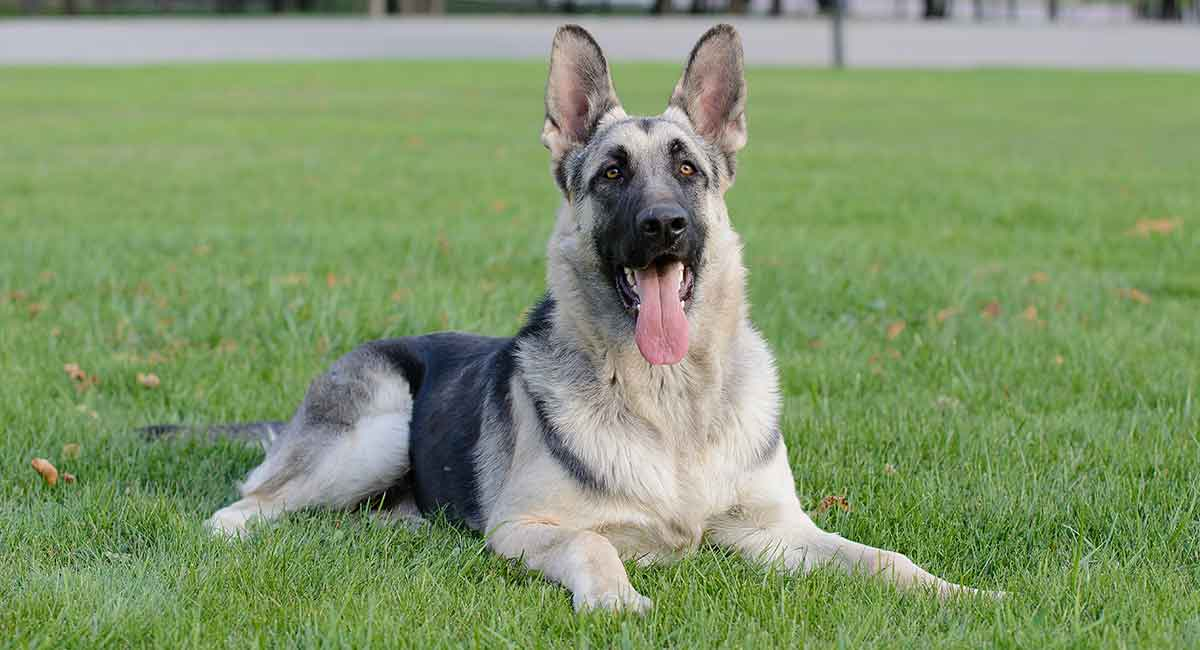
#> input picture images/silver-german-shepherd.jpeg, 1200 x 650 px; its folder holds only this picture in this run
$ python -i line_detection.py   (imports and definitions only)
#> lines starting #> are read from the running program, lines starting #| are printed output that depends on the picture
# Course: EE551 Python for Engineer
# Author: Lun-Wei Chang
# Date: 2021/05/09
# Version: 1.0
# Performs Hessian and RANSAC operations
import cv2 as cv
import numpy as np
import math
import image_processor.algorithms.edge_detection as edge
import matplotlib
# [1 line not run here, left out]
import matplotlib.pyplot as plt
import random
import os
from image_processor import app

# Takes in an image that has been filtered by Gausssian filter and
# applies the sobel filter to calculate the gradient magnitude of
# each pixel; the default threshold used is 10. Saves the filtered
# image into the current program directory.
# Inputs
#	gaussian_img: the image to be applied with Sobel filter.
#   type: indicates whether to calculate derivative x or y
#   threshold: max value of pixel gradient magnitude.
# Outputs:
#   g_magnitude: a matrix consists of gradient magnitude of each pixel.
#   derivative: a matrix of derivative of x or y
# [30 lines left out: function sobel, not called in this run]

# calculates the Hessian determinant of each pixel and threshold
# all the pixels by a pre-selected value. Then displays all the
# non-zero pixels at the end
# Inputs:
#   input_img: image to be processed
#   threshold: value that determines how many points of interest to
#              generate in the final image
def hessian(input_img, threshold = 1200):
    # throws an error if image is not provided
    if not input_img:
        raise ValueError("No image was provided!")
    # reads in the image
    current_img = edge.readImg(input_img)
    # applies Gaussian filter
    sigma = 2
    gaussian_img = edge.gaussian(input_img, sigma)
    # calculates Ixx, Ixy, Iyy matrix
    _, derivative_x = sobel(gaussian_img, 'derivative_x')
    _, derivative_y = sobel(gaussian_img, 'derivative_y')
    _, derivative_xx = sobel(derivative_x, 'derivative_x')
    _, derivative_yy = sobel(derivative_y, 'derivative_y')
    _, derivative_xy = sobel(derivative_x, 'derivative_y')

    # applies Hessian determinant formula
    determinant = np.subtract(np.multiply(derivative_xx, derivative_yy), np.multiply(derivative_xy, derivative_xy))
    # applies the threshold onto the determinant of the Hessian
    determinant[determinant < threshold] = threshold
    determinant[determinant == round(threshold)] = 0

    # applies the non-maximum suppression
    hessianImg = nonMaxSuppression(determinant)
    edge.saveImg(hessianImg, "hessian_img")
    return hessianImg

# Applies non-maximum suppression to the image that has been filtered with
# the Sobel filter. Saves the processed image into the current program directory.
# Inputs:
#   img_mag: image matrix with gradietn magnitude for each pixel.
# Outputs:
#   outputImg: the image that has been applied with non-maximum suppression.
# [199 lines left out: functions nonMaxSuppression, RANSAC, plotRANSAC, randomPoint, not called in this run]

>>> import cv2
>>> picture = cv2.imread('../../images/silver-german-shepherd.jpeg', cv2.IMREAD_GRAYSCALE)
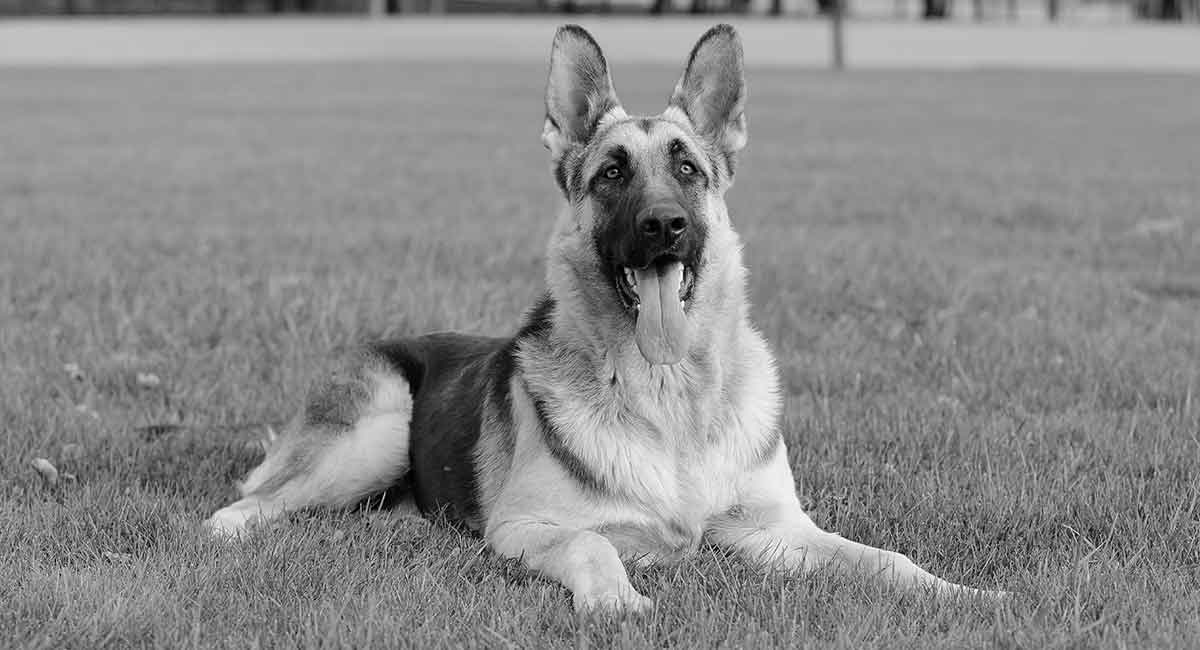
#> picture: shape (650, 1200); min 0, max 255, mean 138.7
>>> result = hessian(picture)
#> (the run stopped early here; a loop or call above may not have finished)
